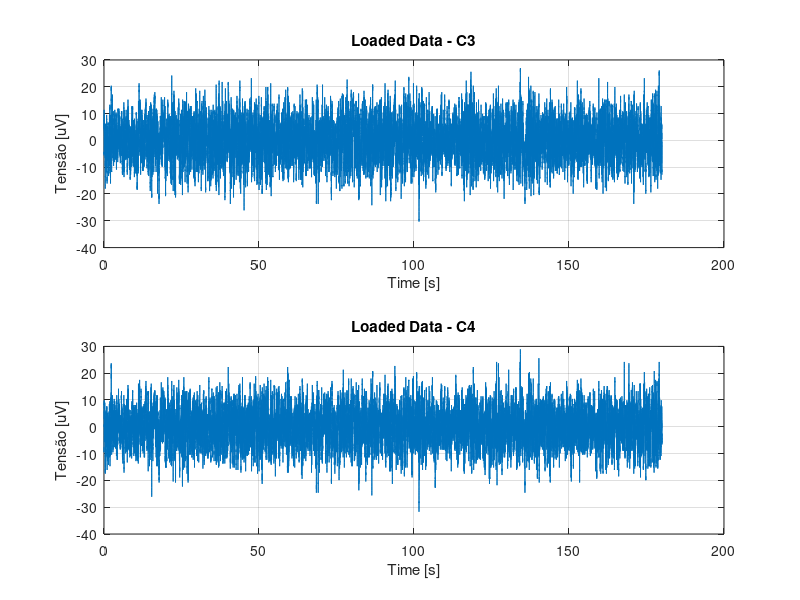

This figure's MATLAB source: (Note: this script raises an error after producing the figure.)
% ------------------------------------------------------------------------------
% FEDERAL UNIVERSITY OF UBERLANDIA
% Faculty of Electrical Engineering
% Biomedical Engineering Lab
% ------------------------------------------------------------------------------
% Author: Italo Gustavo Sampaio Fernandes
% Contact: italogsfernandes@gmail.com
% Git: www.github.com/italogfernandes
% ------------------------------------------------------------------------------
% Decription:
% ------------------------------------------------------------------------------
% Info Variavéis:
% 'Variável:' 'Informacao:';
% 'canais_ordem' 'Matriz de nomes dos canais, tem correspondência direta linha a linha com "xn"';
% 'T' 'Período de amostragem (baseado na taxa de amostragem) em segundos';
% 'fa' 'Taxa de amostragem da coleta (em Hz)';
% 'xn' 'Matriz de valores para os canais -> Correspondência direta linha a linha com "canais_ordem". Valores em uV do EEG naquela amostra';
% 'N' 'Quantidade de amostras por canal';'n_canais' 'Quantidade de canais na matriz "xn"';
% 'tempo_total' 'tempo total do exame (em segudos)';
% 't' 'vetor tempo para plotagem (em segundos)'
% 
% Canais Ordem:
% 1     2       3       4       5       6       7       8       9       10
% 'F5—' 'F61'   'FFa'   'Fp—'   'F22'   'Fp1'   'F11'   'T7O'   'C31'   'Cz2'
% 11    12      13      14      15      16      17      18      19      20
% 'C42' 'T81'   'T3—'   'C31'   'Pz2'   'C42'   'T41'   'O31'   'Oz2'   'O42'
% 21
% 'Cz2'
%
% Em aula foram utilizados os eletrodos 14 e 16. (C31 e C42)

%% Adding the path to the Destro's codes and .mat files
addpath('../datasets','../codigos_destro')

%% Clearing the enviroment
clear; close all; clc;

%% Loading the data
load('EEG_Metrologia.mat');

%% Choosing 2 Electrodes
C3 = xn(9, :);
C4 = xn(11, :);

%% Optional: Plotting the data
subplot(2,1,1);
plot(t, C3);
title('Loaded Data - C3');
xlabel('Time [s]');
ylabel('Tensão [uV]');
grid on;

subplot(2,1,2);
plot(t, C4);
title('Loaded Data - C4');
xlabel('Time [s]');
ylabel('Tensão [uV]');
grid on;

%% Splitting the data
% Vetor do inicio das epocas
tE = [2, 6, 13, 23, 34, 51, 80, 108, 118, 165];
qntE = length(tE);
dE = 2;
C3E = zeros(qntE, dE * fa + 1);
C4E = zeros(qntE, dE * fa + 1);
for ii=1:qntE
    C3E(ii,:) = C3(1, (tE(ii)*fa):((tE(ii) + dE)*fa));
    C4E(ii,:) = C4(1, (tE(ii)*fa):((tE(ii) + dE)*fa));
end
t_cada_epoca = 0:T:dE;
%% Auto Correlation Matriz

[C3Rx, C3Tx] = autocorr_matriz(C3, fa);
[C4Rx, C4Tx] = autocorr_matriz(C4, fa);
[C3ERx, C3ETx] = autocorr_matriz(C3E, fa);
[C4ERx, C4ETx] = autocorr_matriz(C4E, fa);

%% Oprtional: Plotting the 'epocas'
figure('NumberTitle', 'off', 'Name', 'Epocas de C3');
for ii=1:qntE
    subplot(5,2,ii);
    plot(t_cada_epoca, C3E(ii, :));
    title(['Epoca: ' int2str(tE(ii)) ' s']);
    grid on;
end
figure('NumberTitle', 'off', 'Name', 'Epocas de C4');
for ii=1:qntE
    subplot(5,2,ii);
    plot(t_cada_epoca, C4E(ii, :));
    title(['Epoca: ' int2str(tE(ii)) ' s']);
    grid on;
end

%% Calculating PSD (Power Spectrum Density)
[C3XM, ~, C3f] = DFT(C3Rx, C3Tx, 1/(C3Tx(2) - C3Tx(1)));
[C4XM, ~, C4f] = DFT(C4Rx, C4Tx, 1/(C4Tx(2) - C4Tx(1)));
% Corrigindo a tensão com 10-9
% TODO: Explicar o porque desse fator de correção
C3XM = C3XM .* 10E-9;
C4XM = C4XM .* 10E-9;

%% Calculating PSD (Power Spectrum Density) "Epocas"
[C3EXM, ~, C3Ef] = DFT(C3ERx, C3ETx, 1/(C3ETx(2) - C3ETx(1)));
[C4EXM, ~, C4Ef] = DFT(C4ERx, C4ETx, 1/(C4ETx(2) - C4ETx(1)));
% Corrigindo a tensão com 10-9
% TODO: Explicar o porque desse fator de correção
C3EXM = C3EXM .* 10E-9;
C4EXM = C4EXM .* 10E-9;

%% Optional: Plotting the PSD 
figure();
plot(C3f, C3XM);
title('PSD - Power Spectrum Density');
ylabel('|X| [W/Hz]');
xlabel('F [Hz]');
xlim([0, 100]);
hold on;
plot(C4f, C4XM);
grid on;
legend('C3','C4');

%% Optional: Plotting the PSD (Epocas)
% TODO: falar por que ele normaliza todas as epocas
figure();
plot(C3Ef, C3EXM);
title('PSD - Power Spectrum Density of All');
ylabel('|X| [W/Hz]');
xlabel('F [Hz]');
xlim([0, 100]);
grid on;

%% Oprtional: Plotting the 'epocas'
figure('NumberTitle', 'off', 'Name', 'PSD de C3');
for ii=1:qntE
    subplot(5,2,ii);
    plot(C3Ef, C3EXM(ii, :));
    ylabel('|X| [W/Hz]');
    xlabel('F [Hz]');
    xlim([0, 100]);
    title(['Epoca: ' int2str(tE(ii)) ' s']);
    grid on;
    hold on; plot(C3f, C3XM);
end
figure('NumberTitle', 'off', 'Name', 'PSD de C4');
for ii=1:qntE
    subplot(5,2,ii);
    plot(C4Ef, C4EXM(ii, :));
    ylabel('|X| [W/Hz]');
    xlabel('F [Hz]');
    xlim([0, 100]);
    title(['Epoca: ' int2str(tE(ii)) ' s']);
    grid on;
    hold on; plot(C4f, C4XM);
end

%% Bandas de Frequencia - Valores em Hz
delta =     [   0,  3.5];
teta =      [ 3.5,  7.5];
alpha =     [ 7.5, 12.5];
beta =      [12.5, 30.0];
gama =      [30.0, 80.0];
high_gama = [80.0,100.0];

%% Power total
C3PWR = integral(C3XM(C3f < 100), C3f(C3f < 100));
C4PWR = integral(C4XM(C4f < 100), C4f(C4f < 100));

%% Power per band C3
C3PWR_delta = integral(C3XM(C3f > delta(1) & C3f < delta(2)), C3f(C3f > delta(1) & C3f < delta(2)));
C3PWR_teta = integral(C3XM(C3f > teta(1) & C3f < teta(2)), C3f(C3f > teta(1) & C3f < teta(2)));
C3PWR_alpha = integral(C3XM(C3f > alpha(1) & C3f < alpha(2)), C3f(C3f > alpha(1) & C3f < alpha(2)));
C3PWR_beta = integral(C3XM(C3f > beta(1) & C3f < beta(2)), C3f(C3f > beta(1) & C3f < beta(2)));
C3PWR_gama = integral(C3XM(C3f > gama(1) & C3f < gama(2)), C3f(C3f > gama(1) & C3f < gama(2)));
C3PWR_high_gama = integral(C3XM(C3f > high_gama(1) & C3f < high_gama(2)), C3f(C3f > high_gama(1) & C3f < high_gama(2)));

%% Power per band C4
C4PWR_delta = integral(C4XM(C4f > delta(1) & C4f > delta(2)), C4f(C4f > delta(1) & C4f > delta(2)));
C4PWR_teta = integral(C4XM(C4f > teta(1) & C4f > teta(2)), C4f(C4f > teta(1) & C4f > teta(2)));
C4PWR_alpha = integral(C4XM(C4f > alpha(1) & C4f > alpha(2)), C4f(C4f > alpha(1) & C4f > alpha(2)));
C4PWR_beta = integral(C4XM(C4f > beta(1) & C4f > beta(2)), C4f(C4f > beta(1) & C4f > beta(2)));
C4PWR_gama = integral(C4XM(C4f > gama(1) & C4f > gama(2)), C4f(C4f > gama(1) & C4f > gama(2)));
C4PWR_high_gama = integral(C4XM(C4f > high_gama(1) & C4f > high_gama(2)), C4f(C4f > high_gama(1) & C4f > high_gama(2)));

%% Para cada epoca
C3EPWR = zeros(qntE, 1);
C4EPWR = zeros(qntE, 1);
for ii=1:qntE
    C3EPWR(ii) = integral(C3EXM(ii, C3Ef < 100), C3Ef(C3Ef < 100));
    C4EPWR(ii) = integral(C4EXM(ii, C4Ef < 100), C4Ef(C4Ef < 100));
end

%% Power per band C3 - Para cada epoca
C3EPWR_delta = zeros(qntE, 1);
C3EPWR_teta = zeros(qntE, 1);
C3EPWR_alpha = zeros(qntE, 1);
C3EPWR_beta = zeros(qntE, 1);
C3EPWR_gama = zeros(qntE, 1);
C3EPWR_high_gama = zeros(qntE, 1);

index_delta = (C3Ef > delta(1) & C3Ef > delta(2));
index_teta = (C3Ef > teta(1) & C3Ef > teta(2));
index_alpha = (C3Ef > alpha(1) & C3Ef > alpha(2));
index_beta = (C3Ef > beta(1) & C3Ef > beta(2));
index_gama = (C3Ef > gama(1) & C3Ef > gama(2));
index_high_gama = (C3Ef > high_gama(1) & C3Ef > high_gama(2));
for ii=1:qntE
    C3EPWR_delta(ii) = integral(C3EXM(ii, index_delta), C3Ef(index_delta));
    C3EPWR_teta(ii) = integral(C3EXM(ii, index_teta), C3Ef(index_teta));
    C3EPWR_alpha(ii) = integral(C3EXM(ii, index_alpha), C3Ef(index_alpha));
    C3EPWR_beta(ii) = integral(C3EXM(ii, index_beta), C3Ef(index_beta));
    C3EPWR_gama(ii) = integral(C3EXM(ii, index_gama), C3Ef(index_gama));
    C3EPWR_high_gama(ii) = integral(C3EXM(ii, index_high_gama), C3Ef(index_high_gama));
end

%% Power per band C4 - Para cada epoca
C4EPWR_delta = zeros(qntE, 1);
C4EPWR_teta = zeros(qntE, 1);
C4EPWR_alpha = zeros(qntE, 1);
C4EPWR_beta = zeros(qntE, 1);
C4EPWR_gama = zeros(qntE, 1);
C4EPWR_high_gama = zeros(qntE, 1);

index_delta = (C4Ef > delta(1) & C4Ef > delta(2));
index_teta = (C4Ef > teta(1) & C4Ef > teta(2));
index_alpha = (C4Ef > alpha(1) & C4Ef > alpha(2));
index_beta = (C4Ef > beta(1) & C4Ef > beta(2));
index_gama = (C4Ef > gama(1) & C4Ef > gama(2));
index_high_gama = (C4Ef > high_gama(1) & C4Ef > high_gama(2));
for ii=1:qntE
    C4EPWR_delta(ii) = integral(C4EXM(ii, index_delta), C4Ef(index_delta));
    C4EPWR_teta(ii) = integral(C4EXM(ii, index_teta), C4Ef(index_teta));
    C4EPWR_alpha(ii) = integral(C4EXM(ii, index_alpha), C4Ef(index_alpha));
    C4EPWR_beta(ii) = integral(C4EXM(ii, index_beta), C4Ef(index_beta));
    C4EPWR_gama(ii) = integral(C4EXM(ii, index_gama), C4Ef(index_gama));
    C4EPWR_high_gama(ii) = integral(C4EXM(ii, index_high_gama), C4Ef(index_high_gama));
end

%% Potencias
%   * Absoluta -> valor bruto da potencia
%   * Potencia relativa
%       * relativo a potencia total da propria epoca
%       * relativo a potencia total do sinal
%       * relativo a soma das potencias de todas as epoca
%       * relativo a varios exemplos
% PCP -> porcentagem de contribui��o de potencia (potencia relativa a cada
% epoca)
